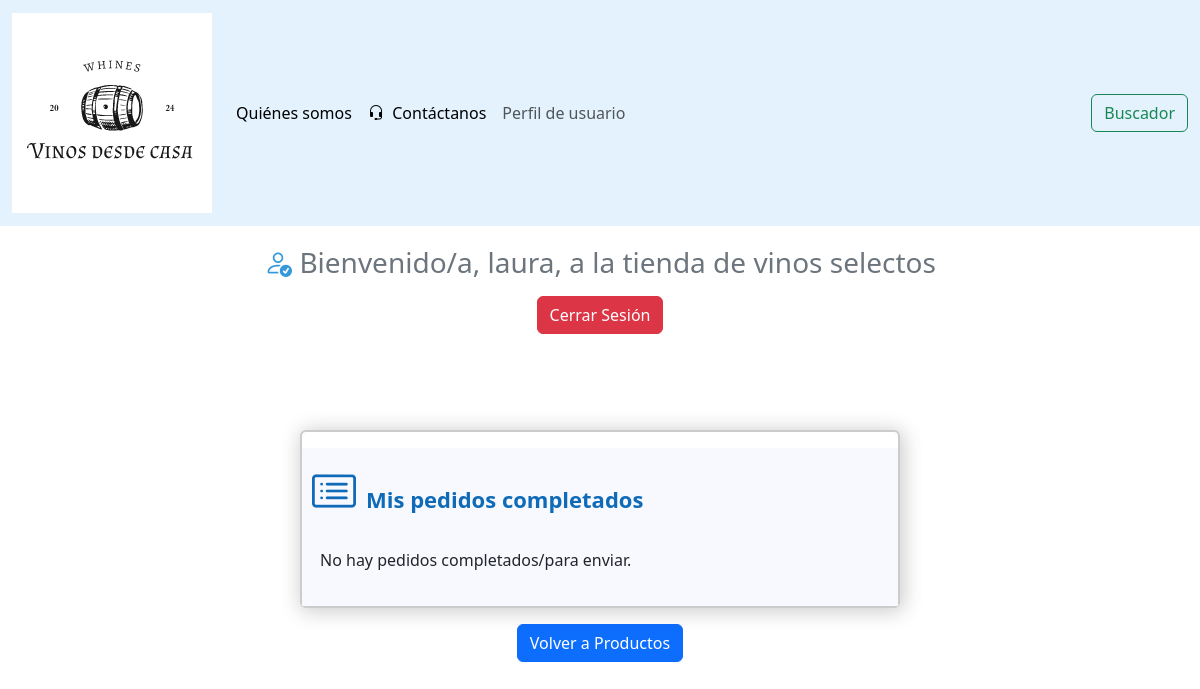
/vistauser/indexpedidos.php (signed in), run on an earlier commit of the app's database.
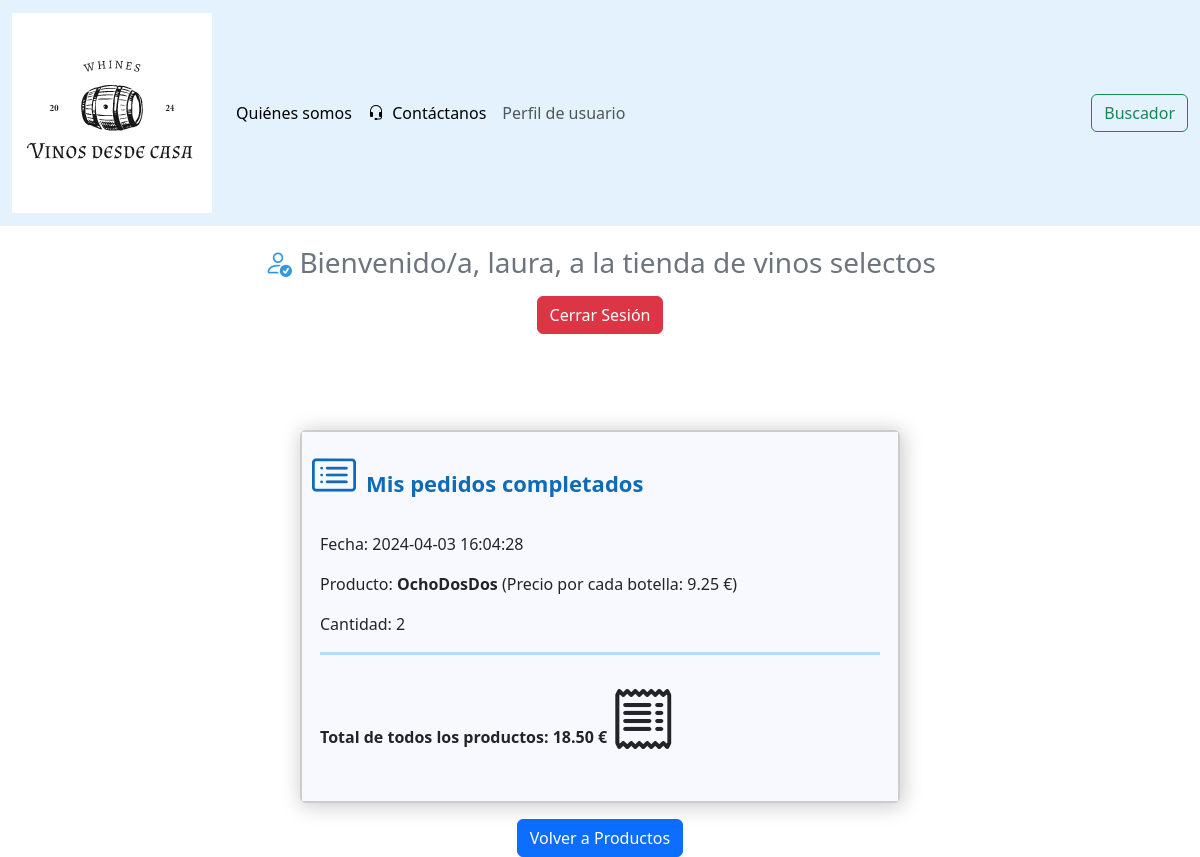
And on a later commit of the database.
### tables this page shows
CREATE TABLE `pedido` (
  `pedido_id` int(11) NOT NULL,
  `fecha` timestamp NOT NULL DEFAULT current_timestamp() ON UPDATE current_timestamp(),
  `total` decimal(10,2) DEFAULT NULL,
  `fk_usuario` int(11) NOT NULL,
  `estado` varchar(50) NOT NULL DEFAULT 'en trámite'
);

CREATE TABLE `linea_pedido` (
  `fk_pedido` int(11) NOT NULL,
  `fk_producto` int(11) NOT NULL,
  `cantidad` int(11) NOT NULL
);

CREATE TABLE `producto` (
  `producto_id` int(11) NOT NULL,
  `nombre` varchar(60) NOT NULL,
  `pvp` decimal(10,2) NOT NULL,
  `stock` int(11) NOT NULL,
  `do` varchar(60) NOT NULL,
  `descripcion` varchar(500) NOT NULL,
  `url_imagen` varchar(500) DEFAULT NULL
);

### vistauser/indexpedidos.php (the view, shortened to what the changed rows need)
<!DOCTYPE html>
<html>
<head>
    <link rel="stylesheet" type="text/css" href="estilovistauser.css">
    <link href="https://cdn.jsdelivr.net/npm/bootstrap@5.3.2/dist/css/bootstrap.min.css" rel="stylesheet">
    <link rel="stylesheet" href="https://cdn.jsdelivr.net/npm/bootstrap-icons@1.11.3/font/bootstrap-icons.min.css">
    </head>
<body>
<?php
    include "../Conexion.php";
?>
<?php
if(isset($_SESSION["username"])) {
  $username = $_SESSION["username"];
  $consultaUsuario = mysqli_query($conexion, "SELECT usuario_id FROM usuario WHERE username = '$username'");
  if ($consultaUsuario) {
      $usuario = mysqli_fetch_assoc($consultaUsuario);
      $usuario_id = $usuario["usuario_id"];
    $consultaPedidos = mysqli_query($conexion, "SELECT * FROM pedido WHERE fk_usuario = '$usuario_id' AND estado = 'completado/para enviar'");
    if ($consultaPedidos && mysqli_num_rows($consultaPedidos) > 0) {
        echo '<div class="center mt-5">';
        while ($pedido = mysqli_fetch_assoc($consultaPedidos)) {
            $pedido_id = $pedido["pedido_id"];
            $total = $pedido["total"];
            $fecha = $pedido["fecha"];
            $consultaLineaPedido = mysqli_query($conexion, "SELECT p.producto_id, p.nombre, p.pvp, lp.cantidad
                    FROM linea_pedido lp
                JOIN producto p ON lp.fk_producto = p.producto_id
                WHERE lp.fk_pedido = '$pedido_id'");
            if ($consultaLineaPedido) {
                echo '<div class="card mb-3" style="max-width: 600px; margin: 0 auto; border: 2px solid #ccc; box-shadow: 2px 2px 20px 2px rgba(0,0,0,0.2);">
                        <div style="background-color: ghostwhite; padding: 10px;">
                            <p style="font-weight: bold; color: #0F6BB7; font-size: 22px;">
                                <i class="bi bi-card-list" style="font-size: 2em; margin-right: 10px;"></i>Mis pedidos completados</p>
                            <div class="container-fluid p-2" style="background-color: ghostwhite;">';
                            echo '<p>Fecha: ' . $fecha . '</p>';
                            while ($linea = mysqli_fetch_assoc($consultaLineaPedido)) {
                                $nombre = $linea["nombre"];
                                $cantidad = $linea["cantidad"];
                                $pvp = $linea["pvp"];
                                echo '<p>Producto: <span style="font-weight: bold;">' . $nombre . '</span> (Precio por cada botella: ' . $pvp . ' €)</p>
                                      <p>Cantidad: ' . $cantidad . '</p>';
                                echo '<hr style="border-top: solid #007bff;">';
                            }
                            echo '<div style="margin-top: 10px;">
                                    <p style="font-weight: bold;">Total de todos los productos: ' . $total . ' € <i class="bi bi-receipt" style="font-size: 4em;"></i></p>
                                </div>';
                echo '</div></div></div>';
            } else {
                echo 'Error en la consulta';
            }
        }
        echo '</div>';
    } else {
      echo '<div class="center mt-5">';
      echo '<div class="card pt-3" style="max-width: 600px; margin: 0 auto; border: 2px solid #ccc; box-shadow: 2px 2px 20px 2px rgba(0,0,0,0.2);">
              <div style="background-color: ghostwhite; padding: 10px;">
                  <p style="font-weight: bold; color: #0F6BB7; font-size: 22px;">
                      <i class="bi bi-card-list" style="font-size: 2em; margin-right: 10px;"></i>Mis pedidos completados</p>
                  <div class="container-fluid p-2" style="background-color: ghostwhite;">';
                  echo '<p>No hay pedidos completados/para enviar.</p>';
      echo '</div></div></div>';
      echo '</div>';
    }
} else {
    echo 'Fallo. Usuario no autentificado.';
}
}
?>
</body>
</html>

What changed in the data, as far as the page shows it:
added pedido: fecha "2024-04-03 16:04:28", total "18.50"
added linea_pedido: fk_producto.nombre "OchoDosDos", fk_producto.pvp "9.25", cantidad "2"
Also different on the page:
text no longer shown: "Mis pedidos completados No hay pedidos completados/para enviar."
